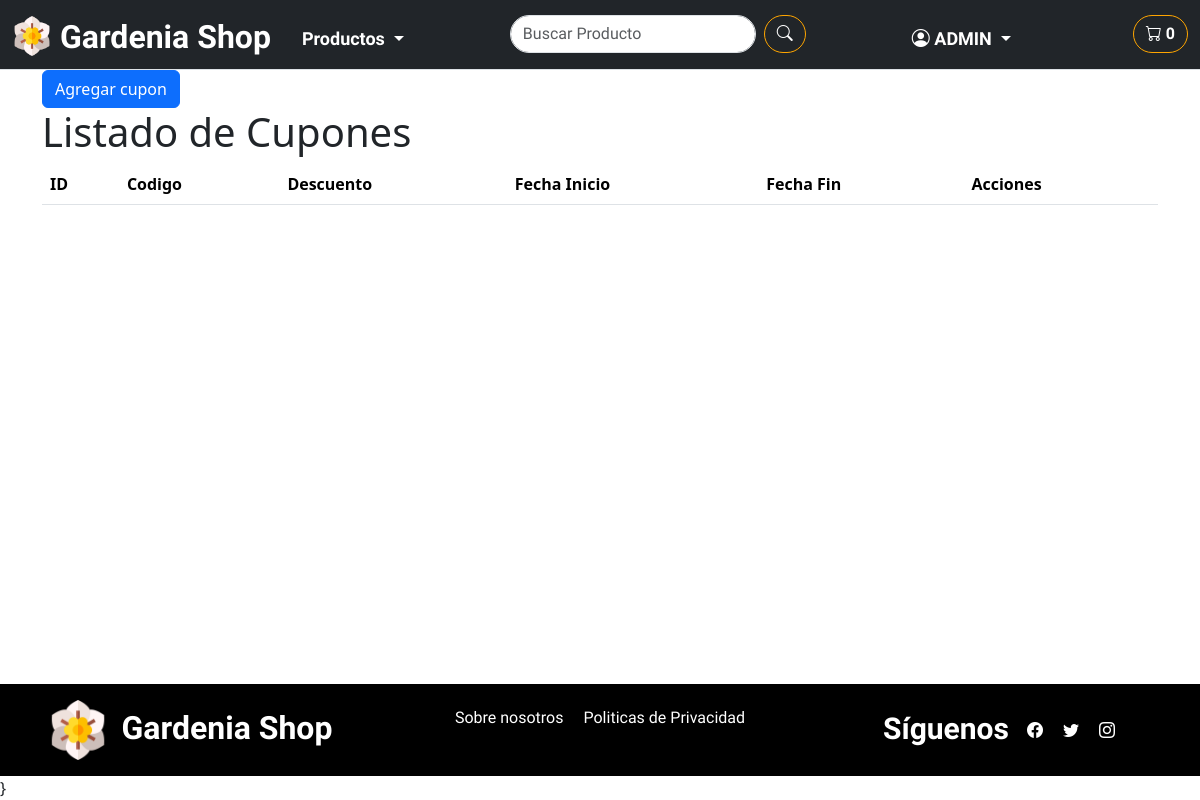
The page /shopWeb/admin/gestion_cupones/ (signed in) on the database as committed earlier.
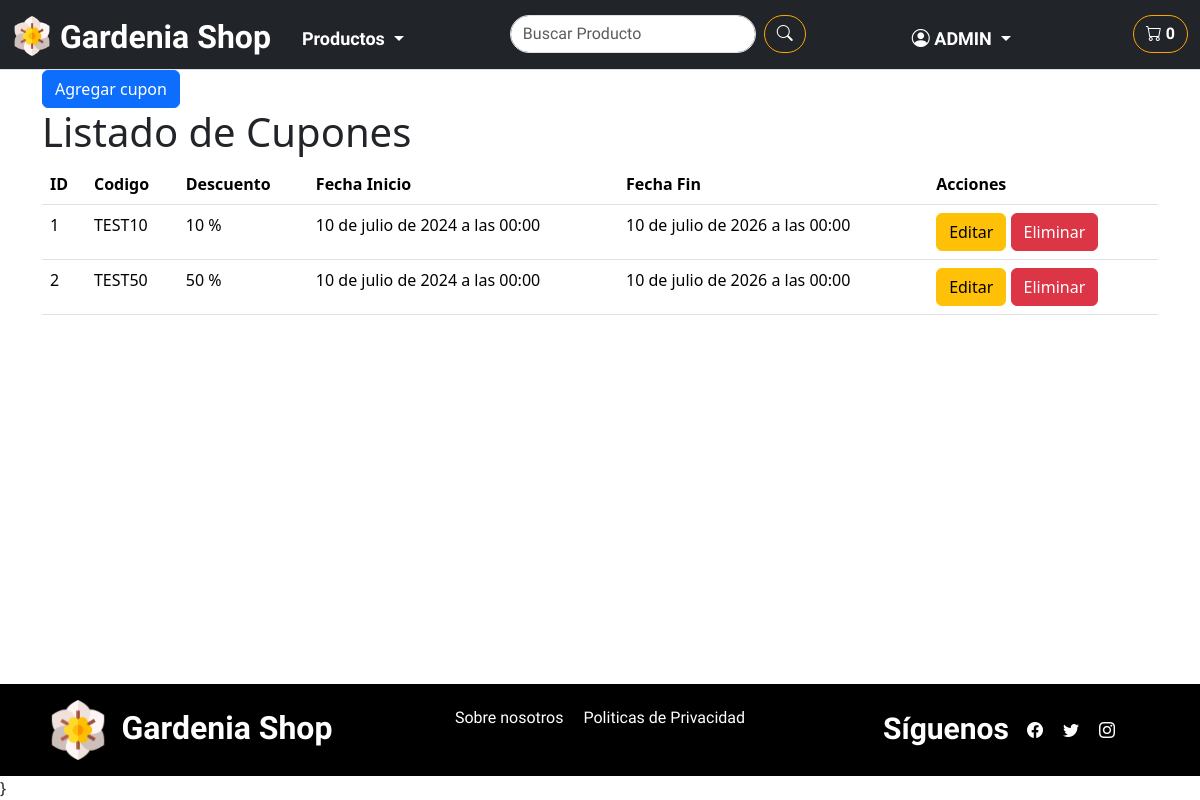
The same page on the database as committed later.
### shopWeb/models.py (models this page shows, shortened)
class Cupon(models.Model):
    id_cupon = models.AutoField(primary_key=True)
    codigo = models.CharField(max_length=50, unique=True)
    descuento = models.DecimalField(max_digits=5, decimal_places=0)  # porcentaje de descuento
    fecha_inicio = models.DateTimeField()
    fecha_fin = models.DateTimeField()
    activo = models.BooleanField(default=True)

### shopWeb/views.py (the view)
# urls.py: path('admin/gestion_cupones/', views.gestion_cupones, name='gestion_cupones'),
@login_required
@user_passes_test(es_admin)
def gestion_cupones(request):
    cupones = Cupon.objects.all()  # Cambia el nombre de la variable aquí
    return render(request, 'shopWeb/admin/gestion_cupones.html', {'cupones': cupones})

### shopWeb/views.py (called while the page is built)
def es_admin(user):
    return user.is_staff

### shopWeb/templates/shopWeb/admin/gestion_cupones.html (shortened to what this page needs)
{% extends 'shopWeb/layouts/base.html' %}
{% load static %}
{% block content %}
<div class="container">
    <a href="{% url 'agregar_cupon' %}"
        class="btn btn-primary">Agregar cupon</a>
    <h1>Listado de Cupones</h1>
    <table class="table">
        <thead>
            <tr>
                <th>ID</th>
                <th>Codigo</th>
                <th>Descuento</th>
                <th>Fecha Inicio</th>
                <th>Fecha Fin </th>
                <th>Acciones</th>
            </tr>
        </thead>
        <tbody>
            {% for cupon in cupones %}
            <tr>
                <td>{{ cupon.id_cupon }}</td>
                <td>{{ cupon.codigo }}</td>
                <td>{{ cupon.descuento }} %</td>
                <td>{{ cupon.fecha_inicio }}</td>
                <td>{{ cupon.fecha_fin }}</td>
                <td>
                    <a href="{% url 'editar_cupon' cupon.id_cupon %}" class="btn btn-warning">Editar</a>
                    <a href="{% url 'eliminar_cupon' cupon.id_cupon %}" class="btn btn-danger" onclick="return confirm('¿Estás seguro de que deseas eliminar este cupón?');">Eliminar</a>
                </td>
            </tr>
            {% endfor %}
        </tbody>
    </table>
</div>
{% endblock %}

### shopWeb/templates/shopWeb/layouts/base.html (shortened to what this page needs)
{% load static %}
<!DOCTYPE html>
<html>
    <head>
        <link rel="stylesheet" type="text/css" href="{% static 'css/style.css' %}">
        <link href="https://cdn.jsdelivr.net/npm/bootstrap@5.3.3/dist/css/bootstrap.min.css" rel="stylesheet">
        <link rel="stylesheet" href="https://cdn.jsdelivr.net/npm/bootstrap-icons@1.11.3/font/bootstrap-icons.min.css">
    </head>
    <body>
        {% include 'shopWeb/layouts/navbar.html' %}
        <div class="content">
            {% block content %}
            {% endblock %}
        </div>
        {% include 'ShopWeb/layouts/footer.html' %}
        {% include 'shopWeb/layouts/modal_singin.html' %}
        }
    </body>
</html>

### shopWeb/templates/shopWeb/layouts/navbar.html (shortened to what this page needs)
{% load static %}
<link rel="stylesheet" type="text/css" href="{% static 'css/style.css' %}">
<nav
    class="navbar navbar-dark navbar-expand-lg bg-dark sticky-top border-bottom pb-0">
    <div
        class="container-fluid d-flex align-items-center justify-content-between">
        <div class="d-flex align-items-start">
            <img src="{% static 'img/logo/logo_color.png' %}" alt="logo color"
                width="40" class="me-2 mt-2">
            <a class="navbar-brand dancing-script-font"
                href="{% url 'index' %}">
                <h5>Gardenia Shop</h5>
            </a>
        </div>
        <div class="offcanvas bg-dark offcanvas-end flex-column" id="offcanvas"
            aria-labelledby="offcanvasLabel">
            <div class="offcanvas-body justify-content-start align-items-start">
                <ul
                    class="navbar-nav me-auto d-flex flex-column flex-lg-row flex-grow-1 align-items-start justify-content-between">
                    <li class="nav-item dropdown">
                        <a class="nav-link dropdown-toggle comfortaa-font"
                            href="#PRODUCTOS" id="navbarDropdownMenuLink1"
                            role="button" data-bs-toggle="dropdown"
                            aria-expanded="false">
                            Productos
                        </a>
                    </li>
                    <form class="d-flex" role="search">
                        <input type="text" class="form-control me-2"
                            placeholder="Buscar Producto">
                        <button type="submit" class="btn btn-outline-success">
                            <i class="bi bi-search"></i>
                        </button>
                    </form>
                    {% if request.user.is_authenticated %}
                    {% if request.user.is_staff %}
                    <li class="nav-item dropdown">
                        <a class="nav-link dropdown-toggle"
                            id="navbarDropdownMenuLink1" role="button"
                            data-bs-toggle="dropdown" aria-expanded="false">
                            <i class="bi bi-person-circle"></i>
                            {{request.user.username}}
                        </a>
                    </li>
                    {% endif %}
                    {% else %}
                    <a class="nav-link comfortaa-font" id="singin" href="#"
                        data-bs-toggle="modal" data-bs-target="#modalSignin">
                        <i class="bi bi-person-circle"></i> Iniciar Sesión
                    </a>
                    {% endif %}
                    <button class="btn btn-outline-success ms-3 carrito-button"
                        type="button" data-bs-toggle="offcanvas"
                        data-bs-target="#carrito-offcanvas"
                        aria-controls="offcanvasCarrito">
                        <i class="bi bi-cart"></i>
                        <span id="carrito-icono">0</span>
                    </button>
                </ul>
            </div>
        </div>
    </div>
</nav>

### shopWeb/templates/shopWeb/layouts/footer.html
{% load static %}
<link rel="stylesheet" type="text/css" href="{% static 'css/style.css' %}">
<footer id="footer"
    class=" sticky-bottom align-items-baseline justify-content-between ">
    <div class="row ">
        <div class="col-lg-4  aling-items-center justify-content-center">
            <div class="justify-content-center m-3 d-flex">
                <img src=" {% static 'img/logo/logo_color.png' %}"
                    alt="LOGO_COLOR"
                    width="60px" height="60px"
                    style="margin-right: 10px;">
                <a class="navbar-brand m-1" href="{% url 'index' %}"> <h5>Gardenia
                        Shop</h5>
                </a>
            </div>
        </div>
        <div
            class="col-lg-4 g-3 gy-1 d-flex align-items-center justify-content-center m-0 p-0 ">
            <ul class="list-unstyled g-3 aling-items-center">
                <a href="{% url 'sobre_nosotros' %}" >
                    <h6
                        class="link_info">Sobre
                        nosotros</h6></a>
            </ul>
            <ul class="list-unstyled g-3 ">
                <a href="{% url 'politicas' %}">
                    <h6
                        class="link_info">Politicas de
                        Privacidad</h6></a>
            </ul>
        </div>
        <div
            class="col-lg-4   d-flex justify-content-center align-items-center">
            <div
                class="d-flex justify-content-center"><h5
                    class="confortaa-font siguenos_rrss ">Síguenos</h5></div>
            <div class="d-flex justify-content-center m-2 ">
                <div> <a class="link_rrss" href="url facebook"><i
                            class="bi bi-facebook"></i></a> </div>
                <div> <a class="link_rrss" href="url twitter"><i
                            class="bi bi-twitter"></i></a> </div>
                <div> <a class="link_rrss" href="url instagram"><i
                            class="bi bi-instagram"></i></a></div>
            </div>
        </div>
    </div>
</footer>

### shopWeb/templates/shopWeb/layouts/modal_singin.html (shortened to what this page needs)
{% load static %}
<link rel="stylesheet" type="text/css" href="{% static 'css/style.css' %}">

### shopWeb/static/css/style.css (style rules this page uses)
:root { --color-primary: #FFA500; --color-secondary: #FFD700; --color-tertiary: #32CD32; --color-red: #aa2929f0; --color-dark: #333333; --color-light: #FFFFFF; --color-black: #000000; }
html, body { height: 100vh; }
body { display: flex; flex-direction: column; }
.content { flex: 1; }
.dancing-script-font { font-family: "Dancing Script", cursive; font-optical-sizing: auto; font-size: xx-large; font-weight: 700; font-style: normal; }
.comfortaa-font { font-family: "Comfortaa", sans-serif; font-optical-sizing: auto; font-weight: 700; font-style: normal; }
h5 { padding-top: 5px; font-family: "Dancing Script", cursive; font-optical-sizing: auto; font-size: xx-large; font-weight: 700; font-style: normal; color: var(--color-light); }
ul { list-style: none; }
a { text-decoration: none; color: var(--color-light); }
.navbar-brand { font-size: 30px; font-weight: bold; }
.nav-link { font-family: "Comfortaa", sans-serif; font-size: 18px; font-weight: bold; color: var(--color-light); padding: 10px 15px; white-space: nowrap; }
#navbarDropdownMenuLink1 { color: var(--color-light); font-family: "Comfortaa", sans-serif; font-size: 18px; font-weight: bold; padding: 10px 15px; }
.form-control { border-radius: 25px; font-family: "Comfortaa", sans-serif; }
.btn-outline-success { border-color: var(--color-primary); color: var(--color-light); font-weight: bold; border-radius: 25px; white-space: nowrap; }
.offcanvas-body { padding: 20px; overflow-y: auto; }
footer { flex-shrink: 0; position: sticky; bottom: 10%; background-color: var(--color-black); }
.link_info { font-family: "Comfortaa", sans-serif; font-optical-sizing: auto; font-style: normal; color: var(--color-light); margin-inline: 10px 10px; }
.link_rrss { color: var(--color-light); margin: 10px; }
.siguenos_rrss { font-family: "Dancing Script", cursive; font-size: 30px; font-style: normal; color: var(--color-light); }
.politicas-page p, ul, li { font-family: "Comfortaa", sans-serif; font-size: 18px; font-weight: bold; color: var(--color-dark); }

Rows that differ between the two databases and show on the page:
added Cupon: id_cupon "1", codigo "TEST10", descuento "10", fecha_inicio "10 de julio de 2024 a las 00:00", fecha_fin "10 de julio de 2026 a las 00:00"
added Cupon: id_cupon "2", codigo "TEST50", descuento "50", fecha_inicio "10 de julio de 2024 a las 00:00", fecha_fin "10 de julio de 2026 a las 00:00"
